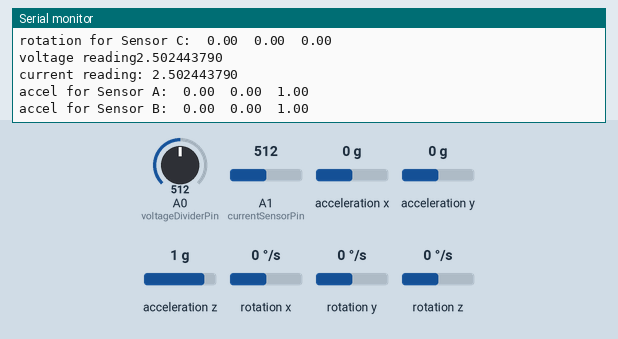
This sketch was run on a simulated Arduino Uno, built with avr-gcc and run on an emulated ATmega328P. On the bench: the last lines printed to the serial monitor. Wiring (inferred from the names in the program): ADXL345 accelerometer at I2C address 0x1D; ADXL345 accelerometer at I2C address 0x53. The inputs (shaded band) are chosen by the test bench; at power-on: acceleration x 0 g, acceleration y 0 g, rotation x 0 °/s, acceleration z 1 g, A0 (voltageDividerPin) = 512, A1 (currentSensorPin) = 512, rotation y 0 °/s, rotation z 0 °/s.

Above: at 1.2 s.
1.3 s: acceleration x set to -1.4 g
At 2.3 s:
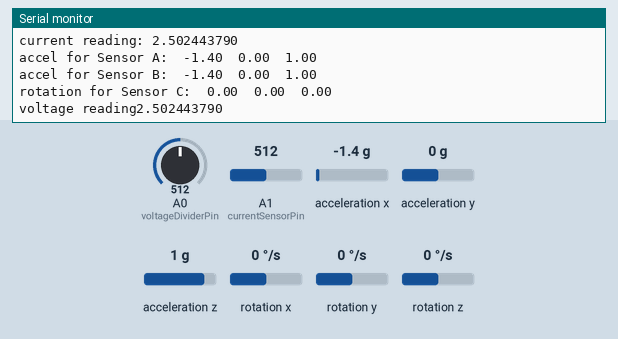
2.8 s: acceleration y set to -0.2 g
At 3.3 s:
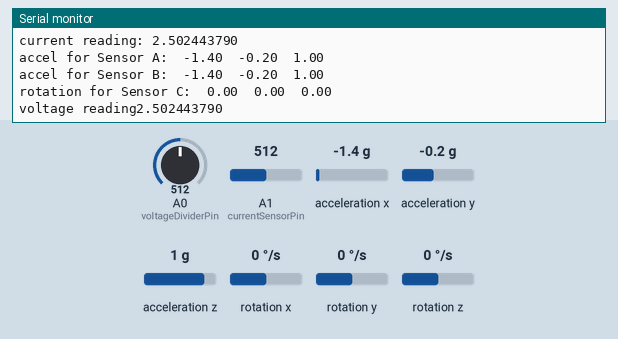
5.8 s: rotation x set to -2 °/s
At 6.5 s:
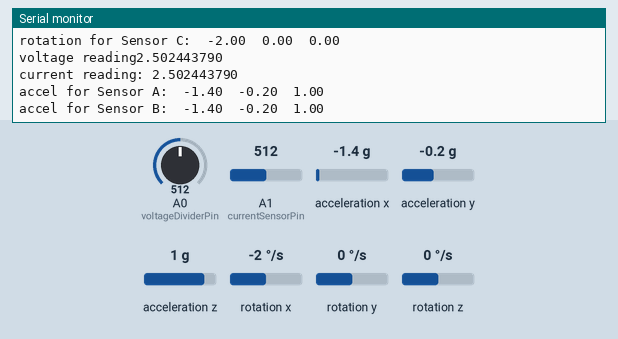
11.8 s: acceleration z set to 0.2 g
At 12.5 s:
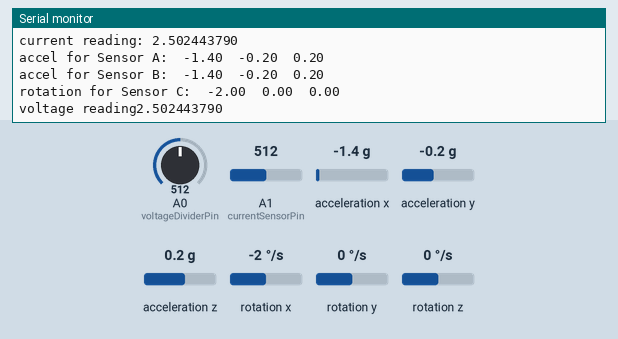
13.3 s: acceleration z set to -0.1 g
At 14.4 s:
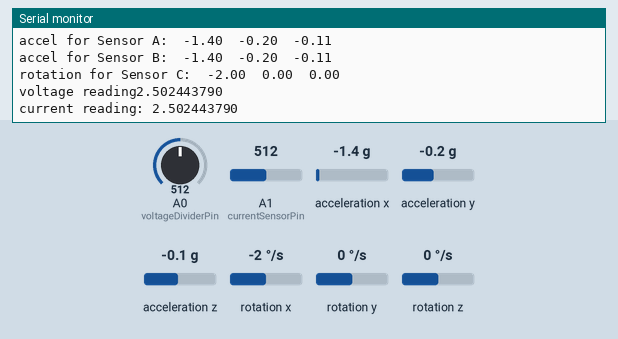
Timing chart, 0 to 15.8 s (numbered marks = the images above; inputs shaded):
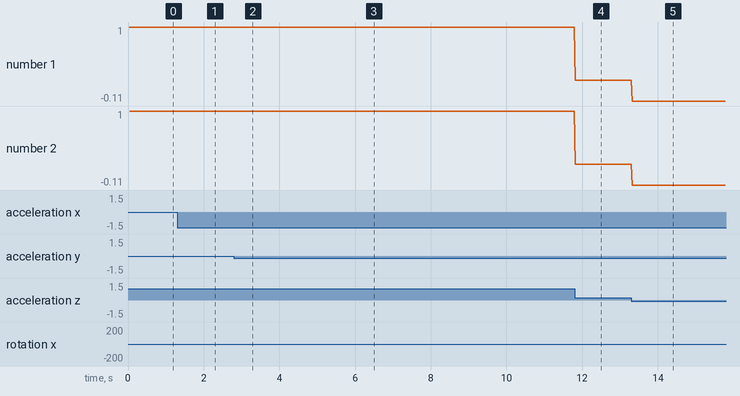

Measured:
- the behaviour switches between 0 and -1 °/s on rotation x (found by bisection; images 2 and 3)
- the behaviour switches between 0.1 and 0 g on acceleration z (found by bisection; images 4 and 5)
- after the input at 1.3 s, the serial monitor: prints a new line at once (image 1)
- after the input at 2.8 s, the serial monitor: prints a new line at once (image 2)
- after the input at 5.8 s, the serial monitor: prints a new line at once (image 3)
- after the input at 11.8 s, the serial monitor: prints a new line at once (image 4)
- after the input at 13.3 s, the serial monitor: prints a new line at once (image 5)
- plotted number 1: 1 → 0.2 after the input at 11.8 s, 0.2 → -0.11 after the input at 13.3 s

The sketch:

input_raw_data.ino
```cpp
#include <MPU6050.h>
#include <I2Cdev.h>
#include <ADXL345.h>
#include <Wire.h>

#define DEVICE_A_ACCEL (0x53)    //first ADXL345 device address
#define DEVICE_B_ACCEL (0x1D)    //second ADXL345 device address
#define DEVICE_C_GYRO (0x68) // MPU6050 address
#define TO_READ (6)        //num of bytes we are going to read each time
#define voltageDividerPin 0
#define currentSensorPin 1
#define RS 0.1
#define RL 10000

ADXL345 sensorA = ADXL345(DEVICE_A_ACCEL);
ADXL345 sensorB = ADXL345(DEVICE_B_ACCEL);
MPU6050 sensorC = MPU6050(DEVICE_C_GYRO);

//determining scale factor based on range set
//Since range in +-2g, range is 4mg/LSB.
//value of 1023 is used because ADC is 10 bit
int rangeAccel = (2-(-2));
const float scaleFactorAccel = rangeAccel/1023.0;

/*
 * +-250degrees/second already set initialize() function
 * value of 65535 is used due to 16 bit ADC
 */
//determining the scale factor for gyroscope
int rangeGyro = 250-(-250);
const float scaleFactorGyro = rangeGyro/65535.0;

//declaring variable to store value of volt and amps
    float vOut;
    float voltageReading;
    float currentReading;

//16 bit integer values for raw data of accelerometers
int16_t xa_raw, ya_raw, za_raw, xb_raw, yb_raw, zb_raw;

//16 bit integer values for offset data of accelerometers
int16_t xa_offset, ya_offset, za_offset, xb_offset, yb_offset, zb_offset;

//Float values for scaled factors of accelerometers
float xa, ya, za, xb, yb, zb;

//16 bit integer values for gyroscope readings
int16_t xg_raw, yg_raw, zg_raw;

//16 bit integer values for offset data of gyroscope
int16_t xg_offset, yg_offset, zg_offset;

//Float values for scaled values of gyroscopes
float xg, yg, zg;

//Function prototypes
float remapVoltage(int);
void calibrateSensors();
void getScaledReadings();
void printSensorReadings();

void setup()
{
  Wire.begin();        // join i2c bus (address optional for master)
  Serial.begin(115200);  // start serial for output
  // Initializing sensors
  sensorA.initialize();
  sensorB.initialize();
  sensorC.initialize();

  // Testing connection by reading device ID of each sensor
  // Returns false if deviceID not found, Returns true if deviceID is found
  Serial.println(sensorA.testConnection() ? "Sensor A connected successfully" : "Sensor A failed to connect");
  Serial.println(sensorB.testConnection() ? "Sensor B connected successfully" : "Sensor B failed to connect");
  Serial.println(sensorC.testConnection() ? "Sensor C connected successfully" : "Sensor C failed to connect");

  calibrateSensors();
}
void loop()
{
  // Getting raw values at 50 Hz frequency by setting 20 ms delay
  delay(20);

  // Read values from different sensors
  getScaledReadings();
  printSensorReadings();

  //Measure and display voltage measured from voltage divider
  voltageReading = analogRead(voltageDividerPin);
  voltageReading = remapVoltage(voltageReading);
  Serial.print("voltage reading");
  Serial.println(voltageReading, 9);

  //Measure voltage out from current sensor to calculate current
  vOut = analogRead(currentSensorPin);
  vOut = remapVoltage(vOut);
  currentReading = (vOut * 1000) / (RS * RL);
  Serial.print("current reading: ");
  Serial.println(currentReading, 9);

}

float remapVoltage(int volt) {
  float analogToDigital;
  analogToDigital = (5.0/1023) * volt;
  return analogToDigital;
}

void getScaledReadings() {
  sensorA.getAcceleration(&xa_raw, &ya_raw, &za_raw);
  xa = (xa_raw + xa_offset)*scaleFactorAccel;
  ya = (ya_raw + ya_offset)*scaleFactorAccel;
  za = (za_raw + za_offset)*scaleFactorAccel;

  sensorB.getAcceleration(&xb_raw, &yb_raw, &zb_raw);
  xb = (xb_raw + xb_offset)*scaleFactorAccel;
  yb = (yb_raw + yb_offset)*scaleFactorAccel;
  zb = (zb_raw + zb_offset)*scaleFactorAccel;

  sensorC.getRotation(&xg_raw, &yg_raw, &zg_raw);
  xg = (xg_raw + xg_offset)*scaleFactorGyro;
  yg = (yg_raw + yg_offset)*scaleFactorGyro;
  zg = (zg_raw + zg_offset)*scaleFactorGyro;
}

void printSensorReadings() {
  //Display values for different sensors
  Serial.print("accel for Sensor A:\t");
  Serial.print(xa); Serial.print("\t");
  Serial.print(ya); Serial.print("\t");
  Serial.println(za);

  Serial.print("accel for Sensor B:\t");
  Serial.print(xb); Serial.print("\t");
  Serial.print(yb); Serial.print("\t");
  Serial.println(zb);

  Serial.print("rotation for Sensor C:\t");
  Serial.print(xg); Serial.print("\t");
  Serial.print(yg); Serial.print("\t");
  Serial.println(zg);
}

/*
 * Purpose of adding 255 is to account for downward default acceleration in Z axis to be 1g
 */
void calibrateSensors() {
  //Setting range of ADXL345
  sensorA.setRange(ADXL345_RANGE_2G);
  sensorB.setRange(ADXL345_RANGE_2G);

  sensorA.getAcceleration(&xa_raw, &ya_raw, &za_raw);
  sensorB.getAcceleration(&xb_raw, &yb_raw, &zb_raw);
  sensorC.getRotation(&xg_raw, &yg_raw, &zg_raw);

  xa_offset = -xa_raw;
  ya_offset = -ya_raw;
  za_offset = -za_raw+255;

  xb_offset = -xb_raw;
  yb_offset = -yb_raw;
  zb_offset = -zb_raw+255;

  xg_offset = -xg_raw;
  yg_offset = -yg_raw;
  zg_offset = -zg_raw;
}
```

ADXL345.h
```cpp
// I2Cdev library collection - ADXL345 I2C device class header file
// Based on Analog Devices ADXL345 datasheet rev. C, 5/2011
// 7/31/2011 by Jeff Rowberg <jeff@rowberg.net>
// Updates should (hopefully) always be available at https://github.com/jrowberg/i2cdevlib
//
// Changelog:
//     2011-07-31 - initial release

/* ============================================
I2Cdev device library code is placed under the MIT license
Copyright (c) 2011 Jeff Rowberg

Permission is hereby granted, free of charge, to any person obtaining a copy
of this software and associated documentation files (the "Software"), to deal
in the Software without restriction, including without limitation the rights
to use, copy, modify, merge, publish, distribute, sublicense, and/or sell
copies of the Software, and to permit persons to whom the Software is
furnished to do so, subject to the following conditions:

The above copyright notice and this permission notice shall be included in
all copies or substantial portions of the Software.

THE SOFTWARE IS PROVIDED "AS IS", WITHOUT WARRANTY OF ANY KIND, EXPRESS OR
IMPLIED, INCLUDING BUT NOT LIMITED TO THE WARRANTIES OF MERCHANTABILITY,
FITNESS FOR A PARTICULAR PURPOSE AND NONINFRINGEMENT. IN NO EVENT SHALL THE
AUTHORS OR COPYRIGHT HOLDERS BE LIABLE FOR ANY CLAIM, DAMAGES OR OTHER
LIABILITY, WHETHER IN AN ACTION OF CONTRACT, TORT OR OTHERWISE, ARISING FROM,
OUT OF OR IN CONNECTION WITH THE SOFTWARE OR THE USE OR OTHER DEALINGS IN
THE SOFTWARE.
===============================================
*/

#ifndef _ADXL345_H_
#define _ADXL345_H_

#include "I2Cdev.h"

#define ADXL345_ADDRESS_ALT_LOW     0x53 // alt address pin low (GND)
#define ADXL345_ADDRESS_ALT_HIGH    0x1D // alt address pin high (VCC)
#define ADXL345_DEFAULT_ADDRESS     ADXL345_ADDRESS_ALT_LOW

#define ADXL345_RA_DEVID            0x00
#define ADXL345_RA_RESERVED1        0x01
#define ADXL345_RA_THRESH_TAP       0x1D
#define ADXL345_RA_OFSX             0x1E
#define ADXL345_RA_OFSY             0x1F
#define ADXL345_RA_OFSZ             0x20
#define ADXL345_RA_DUR              0x21
#define ADXL345_RA_LATENT           0x22
#define ADXL345_RA_WINDOW           0x23
#define ADXL345_RA_THRESH_ACT       0x24
#define ADXL345_RA_THRESH_INACT     0x25
#define ADXL345_RA_TIME_INACT       0x26
#define ADXL345_RA_ACT_INACT_CTL    0x27
#define ADXL345_RA_THRESH_FF        0x28
#define ADXL345_RA_TIME_FF          0x29
#define ADXL345_RA_TAP_AXES         0x2A
#define ADXL345_RA_ACT_TAP_STATUS   0x2B
#define ADXL345_RA_BW_RATE          0x2C
#define ADXL345_RA_POWER_CTL        0x2D
#define ADXL345_RA_INT_ENABLE       0x2E
#define ADXL345_RA_INT_MAP          0x2F
#define ADXL345_RA_INT_SOURCE       0x30
#define ADXL345_RA_DATA_FORMAT      0x31
#define ADXL345_RA_DATAX0           0x32
#define ADXL345_RA_DATAX1           0x33
#define ADXL345_RA_DATAY0           0x34
#define ADXL345_RA_DATAY1           0x35
#define ADXL345_RA_DATAZ0           0x36
#define ADXL345_RA_DATAZ1           0x37
#define ADXL345_RA_FIFO_CTL         0x38
#define ADXL345_RA_FIFO_STATUS      0x39

#define ADXL345_AIC_ACT_AC_BIT      7
#define ADXL345_AIC_ACT_X_BIT       6
#define ADXL345_AIC_ACT_Y_BIT       5
#define ADXL345_AIC_ACT_Z_BIT       4
#define ADXL345_AIC_INACT_AC_BIT    3
#define ADXL345_AIC_INACT_X_BIT     2
#define ADXL345_AIC_INACT_Y_BIT     1
#define ADXL345_AIC_INACT_Z_BIT     0

#define ADXL345_TAPAXIS_SUP_BIT     3
#define ADXL345_TAPAXIS_X_BIT       2
#define ADXL345_TAPAXIS_Y_BIT       1
#define ADXL345_TAPAXIS_Z_BIT       0

#define ADXL345_TAPSTAT_ACTX_BIT    6
#define ADXL345_TAPSTAT_ACTY_BIT    5
#define ADXL345_TAPSTAT_ACTZ_BIT    4
#define ADXL345_TAPSTAT_ASLEEP_BIT  3
#define ADXL345_TAPSTAT_TAPX_BIT    2
#define ADXL345_TAPSTAT_TAPY_BIT    1
#define ADXL345_TAPSTAT_TAPZ_BIT    0

#define ADXL345_BW_LOWPOWER_BIT     4
#define ADXL345_BW_RATE_BIT         3
#define ADXL345_BW_RATE_LENGTH      4

#define ADXL345_RATE_3200           0b1111
#define ADXL345_RATE_1600           0b1110
#define ADXL345_RATE_800            0b1101
#define ADXL345_RATE_400            0b1100
#define ADXL345_RATE_200            0b1011
#define ADXL345_RATE_100            0b1010
#define ADXL345_RATE_50             0b1001
#define ADXL345_RATE_25             0b1000
#define ADXL345_RATE_12P5           0b0111
#define ADXL345_RATE_6P25           0b0110
#define ADXL345_RATE_3P13           0b0101
#define ADXL345_RATE_1P56           0b0100
#define ADXL345_RATE_0P78           0b0011
#define ADXL345_RATE_0P39           0b0010
#define ADXL345_RATE_0P20           0b0001
#define ADXL345_RATE_0P10           0b0000

#define ADXL345_PCTL_LINK_BIT       5
#define ADXL345_PCTL_AUTOSLEEP_BIT  4
#define ADXL345_PCTL_MEASURE_BIT    3
#define ADXL345_PCTL_SLEEP_BIT      2
#define ADXL345_PCTL_WAKEUP_BIT     1
#define ADXL345_PCTL_WAKEUP_LENGTH  2

#define ADXL345_WAKEUP_8HZ          0b00
#define ADXL345_WAKEUP_4HZ          0b01
#define ADXL345_WAKEUP_2HZ          0b10
#define ADXL345_WAKEUP_1HZ          0b11

#define ADXL345_INT_DATA_READY_BIT  7
#define ADXL345_INT_SINGLE_TAP_BIT  6
#define ADXL345_INT_DOUBLE_TAP_BIT  5
#define ADXL345_INT_ACTIVITY_BIT    4
#define ADXL345_INT_INACTIVITY_BIT  3
#define ADXL345_INT_FREE_FALL_BIT   2
#define ADXL345_INT_WATERMARK_BIT   1
#define ADXL345_INT_OVERRUN_BIT     0

#define ADXL345_FORMAT_SELFTEST_BIT 7
#define ADXL345_FORMAT_SPIMODE_BIT  6
#define ADXL345_FORMAT_INTMODE_BIT  5
#define ADXL345_FORMAT_FULL_RES_BIT 3
#define ADXL345_FORMAT_JUSTIFY_BIT  2
#define ADXL345_FORMAT_RANGE_BIT    1
#define ADXL345_FORMAT_RANGE_LENGTH 2

#define ADXL345_RANGE_2G            0b00
#define ADXL345_RANGE_4G            0b01
#define ADXL345_RANGE_8G            0b10
#define ADXL345_RANGE_16G           0b11

#define ADXL345_FIFO_MODE_BIT       7
#define ADXL345_FIFO_MODE_LENGTH    2
#define ADXL345_FIFO_TRIGGER_BIT    5
#define ADXL345_FIFO_SAMPLES_BIT    4
#define ADXL345_FIFO_SAMPLES_LENGTH 5

#define ADXL345_FIFO_MODE_BYPASS    0b00
#define ADXL345_FIFO_MODE_FIFO      0b01
#define ADXL345_FIFO_MODE_STREAM    0b10
#define ADXL345_FIFO_MODE_TRIGGER   0b11

#define ADXL345_FIFOSTAT_TRIGGER_BIT        7
#define ADXL345_FIFOSTAT_LENGTH_BIT         5
#define ADXL345_FIFOSTAT_LENGTH_LENGTH      6

class ADXL345 {
    public:
        ADXL345();
        ADXL345(uint8_t address);

        void initialize();
        bool testConnection();

        // DEVID register
        uint8_t getDeviceID();

        // THRESH_TAP register
        uint8_t getTapThreshold();
        void setTapThreshold(uint8_t threshold);

        // OFS* registers
        void getOffset(int8_t* x, int8_t* y, int8_t* z);
        void setOffset(int8_t x, int8_t y, int8_t z);
        int8_t getOffsetX();
        void setOffsetX(int8_t x);
        int8_t getOffsetY();
        void setOffsetY(int8_t y);
        int8_t getOffsetZ();
        void setOffsetZ(int8_t z);

        // DUR register
        uint8_t getTapDuration();
        void setTapDuration(uint8_t duration);

        // LATENT register
        uint8_t getDoubleTapLatency();
        void setDoubleTapLatency(uint8_t latency);

        // WINDOW register
        uint8_t getDoubleTapWindow();
        void setDoubleTapWindow(uint8_t window);

        // THRESH_ACT register
        uint8_t getActivityThreshold();
        void setActivityThreshold(uint8_t threshold);

        // THRESH_INACT register
        uint8_t getInactivityThreshold();
        void setInactivityThreshold(uint8_t threshold);

        // TIME_INACT register
        uint8_t getInactivityTime();
        void setInactivityTime(uint8_t time);

        // ACT_INACT_CTL register
        bool getActivityAC();
        void setActivityAC(bool enabled);
        bool getActivityXEnabled();
        void setActivityXEnabled(bool enabled);
        bool getActivityYEnabled();
        void setActivityYEnabled(bool enabled);
        bool getActivityZEnabled();
        void setActivityZEnabled(bool enabled);
        bool getInactivityAC();
        void setInactivityAC(bool enabled);
        bool getInactivityXEnabled();
        void setInactivityXEnabled(bool enabled);
        bool getInactivityYEnabled();
        void setInactivityYEnabled(bool enabled);
        bool getInactivityZEnabled();
        void setInactivityZEnabled(bool enabled);

        // THRESH_FF register
        uint8_t getFreefallThreshold();
        void setFreefallThreshold(uint8_t threshold);

        // TIME_FF register
        uint8_t getFreefallTime();
        void setFreefallTime(uint8_t time);

        // TAP_AXES register
        bool getTapAxisSuppress();
        void setTapAxisSuppress(bool enabled);
        bool getTapAxisXEnabled();
        void setTapAxisXEnabled(bool enabled);
        bool getTapAxisYEnabled();
        void setTapAxisYEnabled(bool enabled);
        bool getTapAxisZEnabled();
        void setTapAxisZEnabled(bool enabled);

        // ACT_TAP_STATUS register
        bool getActivitySourceX();
        bool getActivitySourceY();
        bool getActivitySourceZ();
        bool getAsleep();
        bool getTapSourceX();
        bool getTapSourceY();
        bool getTapSourceZ();

        // BW_RATE register
        bool getLowPowerEnabled();
        void setLowPowerEnabled(bool enabled);
        uint8_t getRate();
        void setRate(uint8_t rate);

        // POWER_CTL register
        bool getLinkEnabled();
        void setLinkEnabled(bool enabled);
        bool getAutoSleepEnabled();
        void setAutoSleepEnabled(bool enabled);
        bool getMeasureEnabled();
        void setMeasureEnabled(bool enabled);
        bool getSleepEnabled();
        void setSleepEnabled(bool enabled);
        uint8_t getWakeupFrequency();
        void setWakeupFrequency(uint8_t frequency);

        // INT_ENABLE register
        bool getIntDataReadyEnabled();
        void setIntDataReadyEnabled(bool enabled);
        bool getIntSingleTapEnabled();
        void setIntSingleTapEnabled(bool enabled);
        bool getIntDoubleTapEnabled();
        void setIntDoubleTapEnabled(bool enabled);
        bool getIntActivityEnabled();
        void setIntActivityEnabled(bool enabled);
        bool getIntInactivityEnabled();
        void setIntInactivityEnabled(bool enabled);
        bool getIntFreefallEnabled();
        void setIntFreefallEnabled(bool enabled);
        bool getIntWatermarkEnabled();
        void setIntWatermarkEnabled(bool enabled);
        bool getIntOverrunEnabled();
        void setIntOverrunEnabled(bool enabled);

        // INT_MAP register
        uint8_t getIntDataReadyPin();
        void setIntDataReadyPin(uint8_t pin);
        uint8_t getIntSingleTapPin();
        void setIntSingleTapPin(uint8_t pin);
        uint8_t getIntDoubleTapPin();
        void setIntDoubleTapPin(uint8_t pin);
        uint8_t getIntActivityPin();
        void setIntActivityPin(uint8_t pin);
        uint8_t getIntInactivityPin();
        void setIntInactivityPin(uint8_t pin);
        uint8_t getIntFreefallPin();
        void setIntFreefallPin(uint8_t pin);
        uint8_t getIntWatermarkPin();
        void setIntWatermarkPin(uint8_t pin);
        uint8_t getIntOverrunPin();
        void setIntOverrunPin(uint8_t pin);

        // INT_SOURCE register
        uint8_t getIntDataReadySource();
        uint8_t getIntSingleTapSource();
        uint8_t getIntDoubleTapSource();
        uint8_t getIntActivitySource();
        uint8_t getIntInactivitySource();
        uint8_t getIntFreefallSource();
        uint8_t getIntWatermarkSource();
        uint8_t getIntOverrunSource();

        // DATA_FORMAT register
        uint8_t getSelfTestEnabled();
        void setSelfTestEnabled(uint8_t enabled);
        uint8_t getSPIMode();
        void setSPIMode(uint8_t mode);
        uint8_t getInterruptMode();
        void setInterruptMode(uint8_t mode);
        uint8_t getFullResolution();
        void setFullResolution(uint8_t resolution);
        uint8_t getDataJustification();
        void setDataJustification(uint8_t justification);
        uint8_t getRange();
        void setRange(uint8_t range);

        // DATA* registers
        void getAcceleration(int16_t* x, int16_t* y, int16_t* z);
        int16_t getAccelerationX();
        int16_t getAccelerationY();
        int16_t getAccelerationZ();

        // FIFO_CTL register
        uint8_t getFIFOMode();
        void setFIFOMode(uint8_t mode);
        uint8_t getFIFOTriggerInterruptPin();
        void setFIFOTriggerInterruptPin(uint8_t interrupt);
        uint8_t getFIFOSamples();
        void setFIFOSamples(uint8_t size);

        // FIFO_STATUS register
        bool getFIFOTriggerOccurred();
        uint8_t getFIFOLength();

    private:
        uint8_t devAddr;
        uint8_t buffer[6];
};

#endif /* _ADXL345_H_ */
```
